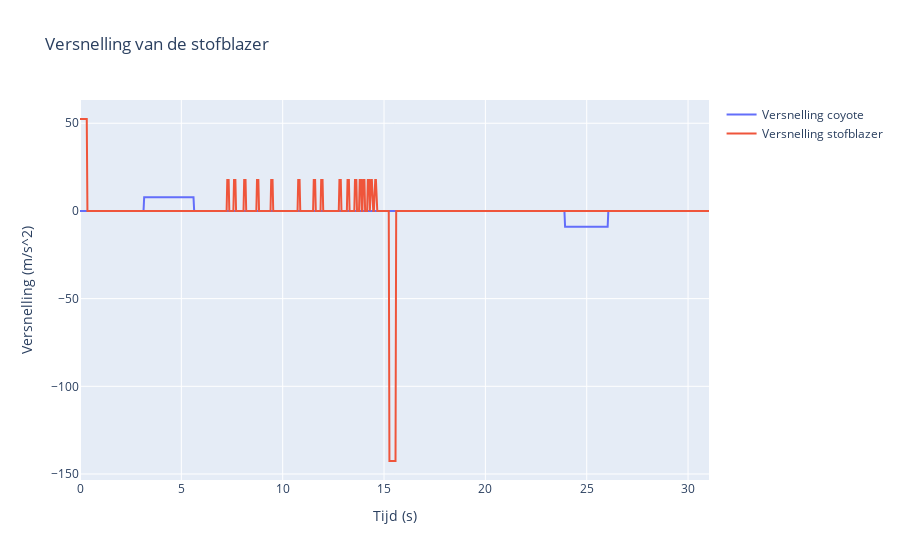
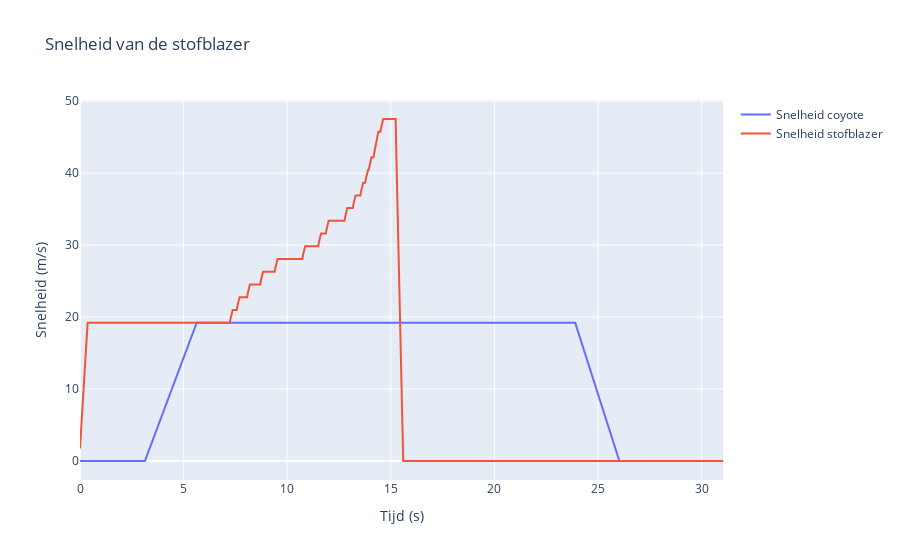
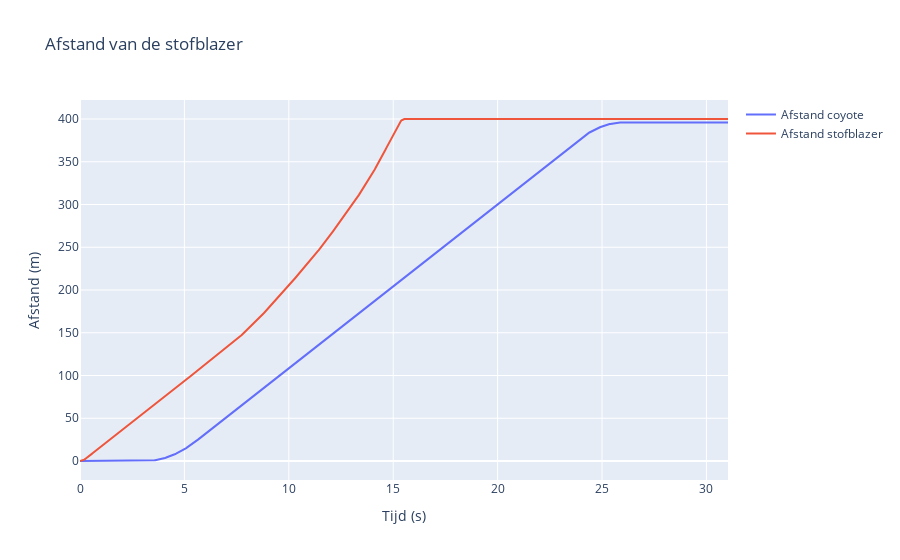
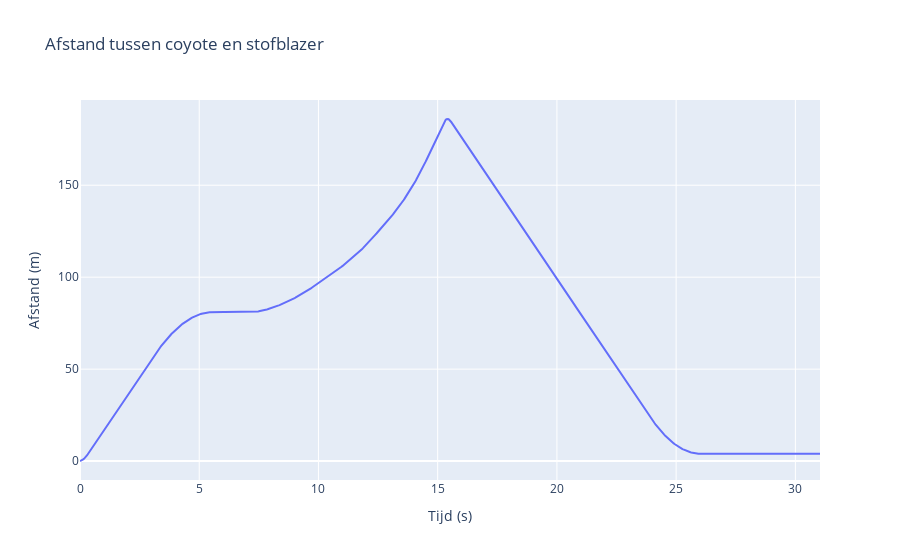

Notebook source saved alongside these figures, in order:
### Code cell
from plotly.offline import init_notebook_mode
import plotly.graph_objects as go

init_notebook_mode(connected=True)

acceleration_graph_coyote = go.Scatter(
    x=frames_seconds,
    y=acceleration_data_coyote,
    name="Versnelling coyote"
)

velocity_graph_coyote = go.Scatter(
    x=frames_seconds,
    y=velocity_data_coyote,
    name="Snelheid coyote"
)

distance_graph_coyote = go.Scatter(
    x=frames_seconds,
    y=distance_data_coyote,
    name="Afstand coyote"
)

acceleration_graph_blower = go.Scatter(
    x=frames_seconds,
    y=acceleration_data_blower,
    name="Versnelling stofblazer"
)

velocity_graph_blower = go.Scatter(
    x=frames_seconds,
    y=velocity_data_blower,
    name="Snelheid stofblazer"
)

distance_graph_blower = go.Scatter(
    x=frames_seconds,
    y=distance_data_blower,
    name="Afstand stofblazer"
)

delta_distance_graph = go.Scatter(
    x=frames_seconds,
    y=[distance_data_blower[i] - distance_data_coyote[i] for i in range(len(frames))],
    name="Afstand tussen coyote en stofblazer"
)

acceleration_fig = go.Figure((acceleration_graph_coyote, acceleration_graph_blower), layout=dict(
    title = "Versnelling van de stofblazer",
    xaxis_title="Tijd (s)",
    yaxis_title="Versnelling (m/s^2)",
    #autosize=False
))

velocity_fig = go.Figure((velocity_graph_coyote, velocity_graph_blower), layout=dict(
    title = "Snelheid van de stofblazer",
    xaxis_title="Tijd (s)",
    yaxis_title="Snelheid (m/s)",
    #autosize=False
))

distance_fig = go.Figure((distance_graph_coyote, distance_graph_blower), layout=dict(
    title = "Afstand van de stofblazer",
    xaxis_title="Tijd (s)",
    yaxis_title="Afstand (m)",
    #autosize=False
))

delta_distance_fig = go.Figure(delta_distance_graph, layout=dict(
    title = "Afstand tussen coyote en stofblazer",
    xaxis_title="Tijd (s)",
    yaxis_title="Afstand (m)",
    #autosize=False
))

acceleration_fig.show()
velocity_fig.show()
distance_fig.show()
delta_distance_fig.show()

### Figure 1 — Plotly figure (JSON) as saved in the notebook; plotly's stock layout.template omitted (floating-point values rounded to 4 significant figures; data arrays with more than 128 entries replaced by an {"elided": "..."} marker saying what was removed)
{"data": [{"name": "Versnelling coyote", "x": {"elided": "932 float values"}, "y": {"elided": "932 float values"}, "type": "scatter"}, {"name": "Versnelling stofblazer", "x": {"elided": "932 float values"}, "y": {"elided": "932 float values"}, "type": "scatter"}], "layout": {"title": {"text": "Versnelling van de stofblazer"}, "xaxis": {"title": {"text": "Tijd (s)"}}, "yaxis": {"title": {"text": "Versnelling (m/s^2)"}}}}

### Figure 2 — Plotly figure (JSON) as saved in the notebook; plotly's stock layout.template omitted (floating-point values rounded to 4 significant figures; data arrays with more than 128 entries replaced by an {"elided": "..."} marker saying what was removed)
{"data": [{"name": "Snelheid coyote", "x": {"elided": "932 float values"}, "y": {"elided": "932 float values"}, "type": "scatter"}, {"name": "Snelheid stofblazer", "x": {"elided": "932 float values"}, "y": {"elided": "932 float values"}, "type": "scatter"}], "layout": {"title": {"text": "Snelheid van de stofblazer"}, "xaxis": {"title": {"text": "Tijd (s)"}}, "yaxis": {"title": {"text": "Snelheid (m/s)"}}}}

### Figure 3 — Plotly figure (JSON) as saved in the notebook; plotly's stock layout.template omitted (floating-point values rounded to 4 significant figures; data arrays with more than 128 entries replaced by an {"elided": "..."} marker saying what was removed)
{"data": [{"name": "Afstand coyote", "x": {"elided": "932 float values"}, "y": {"elided": "932 float values"}, "type": "scatter"}, {"name": "Afstand stofblazer", "x": {"elided": "932 float values"}, "y": {"elided": "932 float values"}, "type": "scatter"}], "layout": {"title": {"text": "Afstand van de stofblazer"}, "xaxis": {"title": {"text": "Tijd (s)"}}, "yaxis": {"title": {"text": "Afstand (m)"}}}}

### Figure 4 — Plotly figure (JSON) as saved in the notebook; plotly's stock layout.template omitted (floating-point values rounded to 4 significant figures; data arrays with more than 128 entries replaced by an {"elided": "..."} marker saying what was removed)
{"data": [{"name": "Afstand tussen coyote en stofblazer", "x": {"elided": "932 float values"}, "y": {"elided": "932 float values"}, "type": "scatter"}], "layout": {"title": {"text": "Afstand tussen coyote en stofblazer"}, "xaxis": {"title": {"text": "Tijd (s)"}}, "yaxis": {"title": {"text": "Afstand (m)"}}}}
